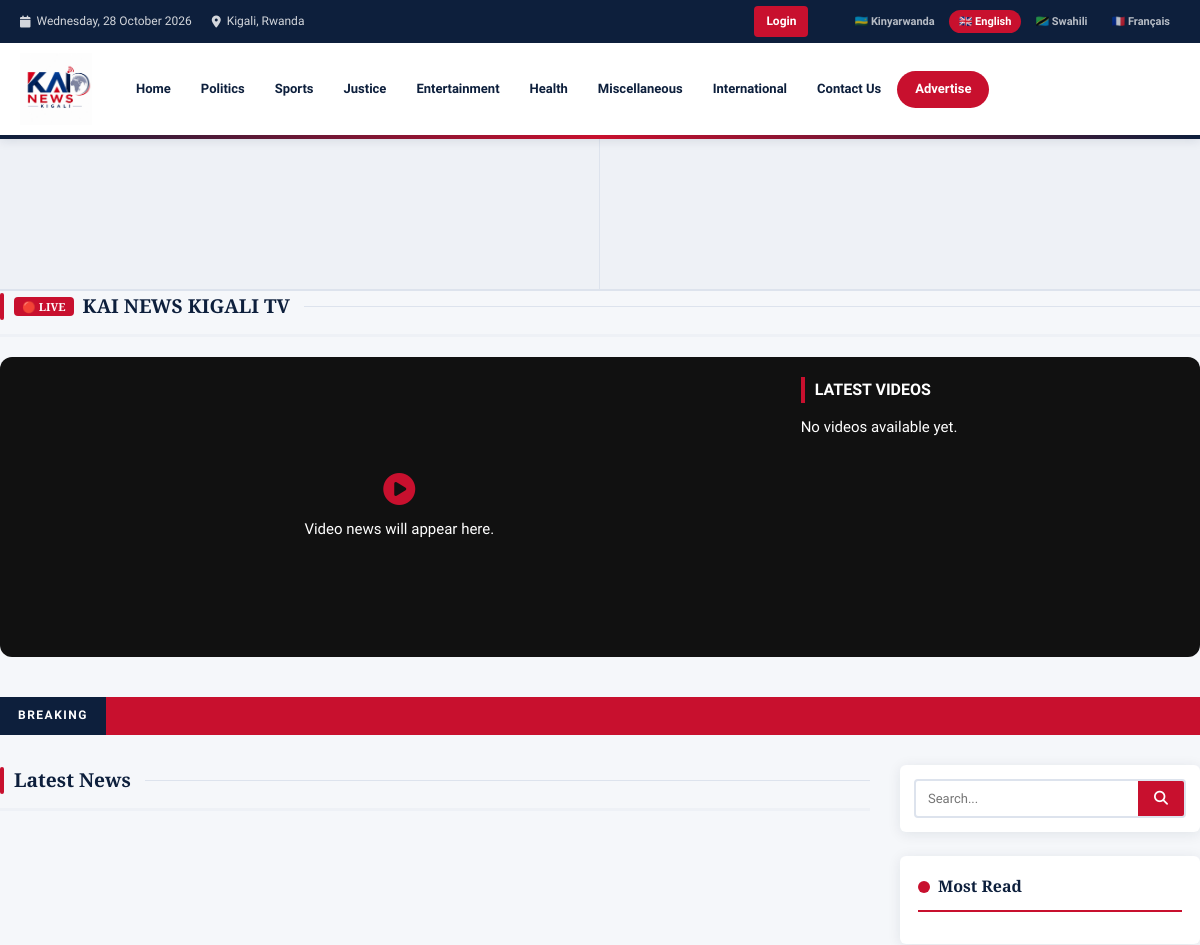
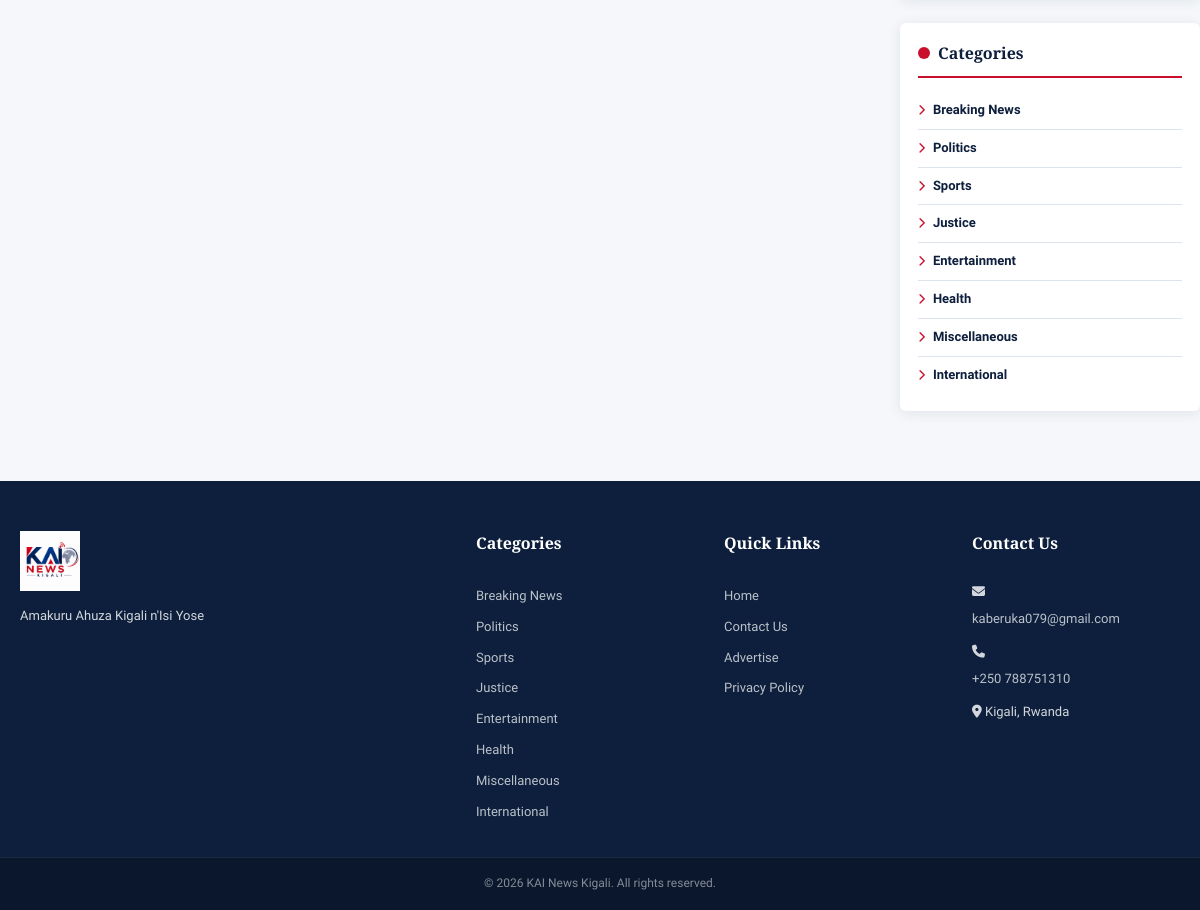
Screenshot of /?lang=en with the database file from the repository (2 pictures, top to bottom).
### tables this page shows
CREATE TABLE `categories` (
  `id` INT AUTO_INCREMENT PRIMARY KEY,
  `slug` VARCHAR(100) NOT NULL UNIQUE,
  `name_rw` VARCHAR(200) NOT NULL,
  `name_en` VARCHAR(200) NOT NULL,
  `name_sw` VARCHAR(200) NOT NULL,
  `name_fr` VARCHAR(200) NOT NULL,
  `sort_order` INT DEFAULT 0
);

CREATE TABLE `advertisements` (
  `id` INT AUTO_INCREMENT PRIMARY KEY,
  `title` VARCHAR(300) NOT NULL,
  `image` VARCHAR(500) NOT NULL,
  `video` VARCHAR(500) DEFAULT NULL,
  `link_url` VARCHAR(500),
  `position` ENUM('banner_top','banner_top_photo_1','banner_top_photo_2','banner_top_photo_3','banner_top_photo_4','banner_mid','sidebar','footer','popup') DEFAULT 'banner_top',
  `is_active` TINYINT(1) DEFAULT 1,
  `is_animated` TINYINT(1) DEFAULT 0,
  `animation_type` ENUM('slide','fade','bounce','pulse','zoom','flip') DEFAULT 'fade',
  `start_date` DATE,
  `end_date` DATE,
  `clicks` INT DEFAULT 0,
  `created_at` TIMESTAMP DEFAULT CURRENT_TIMESTAMP
);

### includes/config.php (called while the page is built, shortened)
<?php
function db() {
    static $conn = null;
    if ($conn === null) {
        $conn = new mysqli(DB_HOST, DB_USER, DB_PASS, DB_NAME);
        $conn->set_charset('utf8mb4');
    }
    return $conn;
}
function e($s) { return htmlspecialchars($s ?? '', ENT_QUOTES, 'UTF-8'); }
function getSetting($key) {
    $db = db();
    $stmt = $db->prepare("SELECT value FROM settings WHERE key_name=?");
    $stmt->bind_param("s", $key);
    $stmt->execute();
    $result = $stmt->get_result()->fetch_assoc();
    return $result ? $result['value'] : '';
}
function getCategories() {
    return db()->query("SELECT * FROM categories ORDER BY sort_order")->fetch_all(MYSQLI_ASSOC);
}
function getLang() {
    $lang = $_GET['lang'] ?? $_SESSION['lang'] ?? 'rw';
    return in_array($lang, ['rw','en','sw','fr']) ? $lang : 'rw';
}
$LANG = getLang();
$LABELS = [
    'rw' => [
        'home' => 'Ahabanza', 'latest' => 'Amakuru Mashya', 'read_more' => 'Soma Byinshi',
        'search' => 'Shakisha', 'share' => 'Sangira', 'advertise' => 'Kwamamaza',
        'contact' => 'Twandikire', 'views' => 'Ibyasomwe', 'by' => 'Na', 'written_by' => 'Byanditswe na',
        'related' => 'Amakuru Afitanye Isano', 'gallery' => 'Amafoto',
        'breaking' => 'IBYIHUTIRWA',
    ],
    'en' => [
        'home' => 'Home', 'latest' => 'Latest News', 'read_more' => 'Read More',
        'search' => 'Search', 'share' => 'Share', 'advertise' => 'Advertise',
        'contact' => 'Contact Us', 'views' => 'Views', 'by' => 'By', 'written_by' => 'Written by',
        'related' => 'Related News', 'gallery' => 'Photo Gallery',
        'breaking' => 'BREAKING',
    ],
    'sw' => [
        'home' => 'Nyumbani', 'latest' => 'Habari za Hivi Karibuni', 'read_more' => 'Soma Zaidi',
        'search' => 'Tafuta', 'share' => 'Shiriki', 'advertise' => 'Tangaza',
        'contact' => 'Wasiliana Nasi', 'views' => 'Maoni', 'by' => 'Na', 'written_by' => 'Kaliandikwa na',
        'related' => 'Habari Zinazohusiana', 'gallery' => 'Picha',
        'breaking' => 'HABARI ZA HARAKA',
    ],
    'fr' => [
        'home' => 'Accueil', 'latest' => 'Dernières nouvelles', 'read_more' => 'Lire la suite',
        'search' => 'Rechercher', 'share' => 'Partager', 'advertise' => 'Publicité',
        'contact' => 'Contactez-nous', 'views' => 'Vues', 'by' => 'Par', 'written_by' => 'Écrit par',
        'related' => 'Actualités connexes', 'gallery' => 'Galerie',
        'breaking' => 'ALERTE',
    ],
];
function L($key) {
    global $LABELS, $LANG;
    return $LABELS[$LANG][$key] ?? $LABELS['rw'][$key] ?? $key;
}
?>

### index.php (the view, shortened to what this page needs)
<?php
require_once 'includes/config.php';
function getActiveAdCondition(): string {
    return "is_active=1 AND (start_date IS NULL OR start_date <= CURDATE()) AND (end_date IS NULL OR end_date >= CURDATE())";
}
$topPhotoPositions = ['banner_top_photo_1','banner_top_photo_2'];
$ads_top_photos = db()->query("SELECT * FROM advertisements WHERE position IN ('" . implode("','", $topPhotoPositions) . "') AND " . getActiveAdCondition() . " AND image<>'' ORDER BY created_at DESC")->fetch_all(MYSQLI_ASSOC);
$ads_top_photo_slots = array_column($ads_top_photos, null, 'position');
$homepage_video_links = getSetting('homepage_video_links');
function parseHomepageVideoLinks($raw) {
    $list = [];
    foreach (preg_split('/[\r\n]+/', trim($raw)) as $line) {
        $line = trim($line);
        if ($line === '') continue;
        $urlParts = parse_url($url);
        $host = strtolower($urlParts['host'] ?? '');
        $youtubeHosts = ['youtube.com', 'www.youtube.com', 'm.youtube.com', 'youtube-nocookie.com', 'www.youtube-nocookie.com', 'youtu.be', 'www.youtu.be'];
        $youtubeId = in_array($host, $youtubeHosts, true) ? getYouTubeVideoId($url) : false;
        $extension = strtolower(pathinfo($urlParts['path'] ?? '', PATHINFO_EXTENSION));
        $embedUrl = '';
        $embedType = '';
        $type = $youtubeId
            ? 'youtube'
            : ($embedUrl !== ''
                ? 'embed'
                : (in_array($extension, ['mp4', 'webm', 'ogg', 'mov'], true) ? 'file' : 'embed'));
        $autoTitle = $title === '';
        $list[] = [
            'title' => $title ?: (($type === 'youtube' ? 'YouTube video ' : ($type === 'embed' ? ucfirst($embedType) . ' video ' : 'Video ')) . (count($list) + 1)),
            'auto_title' => $autoTitle,
            'url' => $url,
            'type' => $type,
            'youtube_id' => $youtubeId ?: '',
            'embed_sandbox' => $embedType === 'external',
            'embed_url' => $youtubeId
                ? 'https://www.youtube-nocookie.com/embed/' . $youtubeId . '?rel=0&controls=0&disablekb=1&fs=0&autoplay=1&mute=1&playsinline=1&enablejsapi=1'
                : $embedUrl,
            'mime_type' => $type === 'file' ? [
                'mp4' => 'video/mp4',
                'webm' => 'video/webm',
                'ogg' => 'video/ogg',
                'mov' => 'video/quicktime',
            ][$extension] : '',
            'thumbnail' => $youtubeId ? getYouTubeThumbnailUrl($url) : ''
        ];
    }
    return $list;
}
$homepage_video_items = parseHomepageVideoLinks($homepage_video_links);
$homepage_video_active_index = null;
$categories = getCategories();
?>
<!DOCTYPE html>
<html lang="<?= $LANG ?>" dir="ltr">
<head>
<link rel="stylesheet" href="assets/css/style.css">
<link rel="stylesheet" href="https://cdnjs.cloudflare.com/ajax/libs/font-awesome/6.5.0/css/all.min.css">
</head>
<body class="home">
<?php include 'includes/header.php'; ?>
<?php if (!empty($ads_top_photo_slots) || isset($_SESSION['admin_id'])): ?>
<div class="ad-banner ad-top ad-top-photos">
  <div class="ad-top-photos-inner">
    <?php foreach ($topPhotoPositions as $position): ?>
      <?php $photoAd = $ads_top_photo_slots[$position] ?? null; ?>
      <div class="ad-photo-panel">
        <?php if ($photoAd): ?>
          <?php
            $p_attrs = '';
            $p_classes = 'ad-banner-link';
          ?>
          <a href="<?= e($photoAd['link_url']) ?>" class="<?= $p_classes ?>"<?= $p_attrs ?> target="_blank" onclick="adClick(<?= $photoAd['id'] ?>)" style="background-image:url('<?= UPLOAD_URL . e($photoAd['image']) ?>');"></a>
        <?php else: ?>
          <a href="admin/ads.php?position=<?= urlencode($position) ?>&lang=<?= $LANG ?>" class="ad-placeholder ad-placeholder-link" style="display:flex;align-items:center;justify-content:center;color:#fff;background:#111;text-decoration:none;">Add Ad</a>
        <?php endif; ?>
      </div>
    <?php endforeach; ?>
  </div>
</div>
<?php endif; ?>
<section class="section kai-tv-section" aria-labelledby="kaiTvTitle">
  <div class="section-header">
    <h2 id="kaiTvTitle"><span class="kai-tv-live-badge" aria-label="Live">🔴 LIVE</span> KAI NEWS KIGALI TV</h2>
    <div class="section-line"></div>
  </div>
  <div class="kai-tv-grid">
    <div class="kai-tv-featured">
      <?php if ($homepage_video_active_index !== null): ?>
      <div class="kai-tv-player" id="kaiTvPlayer" aria-live="polite">
        <div class="kai-tv-media-host" id="kaiTvMediaHost"><div id="kaiTvMedia"></div></div>
        <button type="button" class="kai-tv-mute" id="kaiTvMute" aria-label="Unmute video" aria-pressed="false">
          <i class="fa fa-volume-xmark" aria-hidden="true"></i>
          <span>Unmute</span>
        </button>
        <div class="kai-tv-playback-notice" id="kaiTvPlaybackNotice" hidden>
          <span id="kaiTvPlaybackMessage"></span>
          <button type="button" id="kaiTvStart">Start video</button>
        </div>
      </div>
      <h3 class="kai-tv-current-title" id="kaiTvCurrentTitle"><?= e($homepage_video_items[$homepage_video_active_index]['title']) ?></h3>
      <?php else: ?>
      <div class="kai-tv-empty">
        <i class="fa fa-circle-play" aria-hidden="true"></i>
        <p><?= $LANG==='rw' ? 'Amakuru ya videwo azagaragara hano.' : ($LANG==='fr' ? 'Les vidéos d’actualité apparaîtront ici.' : ($LANG==='sw' ? 'Habari za video zitaonekana hapa.' : 'Video news will appear here.')) ?></p>
      </div>
      <?php endif; ?>
    </div>
    <div class="kai-tv-playlist">
      <h3><?= $LANG==='rw' ? 'IBIKURIKIRA KURI KAI NEWS KIGALI TV' : ($LANG==='fr' ? 'Vidéos d’actualité' : ($LANG==='sw' ? 'Habari za video' : 'Latest videos')) ?></h3>
      <div class="kai-tv-playlist-items">
        <?php if (empty($homepage_video_items)): ?>
        <p class="kai-tv-empty-list"><?= $LANG==='rw' ? 'Nta videwo zihari.' : ($LANG==='fr' ? 'Aucune vidéo pour le moment.' : ($LANG==='sw' ? 'Hakuna video kwa sasa.' : 'No videos available yet.')) ?></p>
        <?php endif; ?>
      </div>
    </div>
  </div>
</section>
<div class="breaking-bar">
  <span class="breaking-label"><?= L('breaking') ?></span>
</div>
<div class="container main-layout">
  <div class="content-area">
    <section class="section">
      <div class="section-header">
        <h2><?= L('latest') ?></h2>
        <div class="section-line"></div>
      </div>
    </section>
  </div>
  <aside class="sidebar">
    <div class="widget search-widget">
      <form action="search.php" method="GET">
        <div class="search-box">
          <input type="text" name="q" placeholder="<?= L('search') ?>...">
          <button type="submit"><i class="fa fa-search"></i></button>
        </div>
      </form>
    </div>
    <div class="widget">
      <div class="widget-title"><?= $LANG==='rw'?'Byasomwe Cyane':($LANG==='en'?'Most Read':($LANG==='sw'?'Zilizosomwa Zaidi':'Les plus lues')) ?></div>
    </div>
    <div class="widget">
      <div class="widget-title"><?= $LANG==='rw'?'Ushobora kunyura hano':($LANG==='en'?'Categories':'Catégories') ?></div>
      <?php foreach ($categories as $cat): ?>
      <a href="category.php?slug=<?= urlencode($cat['slug']) ?>&lang=<?= $LANG ?>" class="cat-link">
        <i class="fa fa-chevron-right"></i> <?= e($cat['name_'.$LANG]) ?>
      </a>
      <?php endforeach; ?>
    </div>
  </aside>
</div>
<?php include 'includes/footer.php'; ?>
</body>
</html>

### includes/header.php (shortened to what this page needs)
<?php
$categories = getCategories();
$current_url = (isset($_SERVER['HTTPS']) ? 'https' : 'http') . '://' . $_SERVER['HTTP_HOST'] . $_SERVER['REQUEST_URI'];
?>
<header class="site-header">
  <div class="top-bar">
    <div class="container top-bar-inner">
      <div class="top-bar-left">
        <span><i class="fa fa-calendar"></i> <?= date('l, d F Y') ?></span>
        <span><i class="fa fa-map-marker-alt"></i> Kigali, Rwanda</span>
      </div>
      <div class="top-bar-right">
        <div class="header-actions">
          <?php if (isset($_SESSION['admin_id'])): ?>
            <a href="admin/dashboard.php" class="btn btn-primary">Dashboard</a>
            <a href="admin/logout.php" class="btn btn-outline">Logout</a>
          <?php else: ?>
            <a href="admin/login.php" class="btn btn-primary">Login</a>
          <?php endif; ?>
        </div>
        <div class="lang-switcher">
          <?php
          $langs = ['rw'=>'🇷🇼 Kinyarwanda','en'=>'🇬🇧 English','sw'=>'🇹🇿 Swahili','fr'=>'🇫🇷 Français'];
          foreach ($langs as $code => $label):
            $active = ($LANG === $code) ? 'active' : '';
            $url    = strtok($current_url, '?');
            $params = $_GET;
            $params['lang'] = $code;
            $query  = http_build_query($params);
          ?>
          <a href="<?= $url ?>?<?= $query ?>" class="lang-btn <?= $active ?>"><?= $label ?></a>
          <?php endforeach; ?>
        </div>
      </div>
    </div>
  </div>
  <div class="header-main">
    <div class="container header-inner" style="position:relative;">
      <a href="index.php?lang=<?= $LANG ?>" class="site-logo">
        <img src="assets/images/logo.png" alt="KAI News Kigali">
      </a>
      <nav class="main-nav" id="mainNav">
        <a href="index.php?lang=<?= $LANG ?>" class="nav-link"><?= L('home') ?></a>
        <?php foreach ($categories as $category): ?>
          <?php if ($category['slug'] === 'ahabanza') continue; ?>
        <a href="category.php?slug=<?= urlencode($category['slug']) ?>&lang=<?= $LANG ?>" class="nav-link">
          <?= e($category['name_'.$LANG]) ?>
        </a>
        <?php endforeach; ?>
        <a href="contact.php?lang=<?= $LANG ?>" class="nav-link"><?= L('contact') ?></a>
        <a href="advertise.php?lang=<?= $LANG ?>" class="nav-link nav-advertise"><?= L('advertise') ?></a>
      </nav>
    </div>
  </div>
  <div class="brand-accent-bar"></div>
</header>

### includes/footer.php (shortened to what this page needs)
<footer class="site-footer">
  <div class="footer-top">
    <div class="container footer-grid">
      <div class="footer-col">
        <img src="assets/images/logo.png" alt="KAI News Kigali" class="footer-logo">
        <p><?= e(getSetting('site_tagline') ?: 'Amakuru Ahuza Kigali n\'Isi Yose') ?></p>
      </div>
      <div class="footer-col">
        <h4><?= $LANG==='en'?'Categories':($LANG==='fr'?'Catégories':($LANG==='sw'?'Makundi':'Ushobora kunyura hano')) ?></h4>
        <?php foreach (getCategories() as $category): ?>
        <a href="category.php?slug=<?= urlencode($category['slug']) ?>&lang=<?= $LANG ?>"><?= e($category['name_'.$LANG]) ?></a>
        <?php endforeach; ?>
      </div>
      <div class="footer-col">
        <h4><?= $LANG==='en'?'Quick Links':($LANG==='fr'?'Liens rapides':($LANG==='sw'?'Viungo vya Haraka':'Quick Links')) ?></h4>
        <a href="index.php?lang=<?= $LANG ?>"><?= L('home') ?></a>
        <a href="contact.php?lang=<?= $LANG ?>"><?= L('contact') ?></a>
        <a href="advertise.php?lang=<?= $LANG ?>"><?= L('advertise') ?></a>
        <a href="privacy.php?lang=<?= $LANG ?>"><?= $LANG==='en'?'Privacy Policy':($LANG==='fr'?'Politique de confidentialité':'Privacy') ?></a>
      </div>
      <div class="footer-col">
        <?php $siteEmail = getSetting('site_email') ?: 'kaberuka079@gmail.com'; ?>
         <?php $sitePhone = getSetting('site_phone') ?: '+250 788751310'; ?>
        <?php $siteAddress = getSetting('site_address') ?: 'Kigali, Rwanda'; ?>
        <h4><?= $LANG==='en'?'Contact Us':($LANG==='fr'?'Contactez-nous':'Twandikire') ?></h4>
        <p><i class="fa fa-envelope"></i> <a href="mailto:<?= e($siteEmail) ?>"><?= e($siteEmail) ?></a></p>
        <p><i class="fa fa-phone"></i> <a href="tel:<?= e($sitePhone) ?>"><?= e($sitePhone) ?></a></p>
        <p><i class="fa fa-map-marker-alt"></i> <?= e($siteAddress) ?></p>
      </div>
    </div>
  </div>
  <div class="footer-bottom">
    <div class="container">
      <p>&copy; <?= date('Y') ?> KAI News Kigali. <?= $LANG==='en'?'All rights reserved.':($LANG==='fr'?'Tous droits réservés.':($LANG==='sw'?'Haki zote zimehifadhiwa.':'All rights reserved.')) ?></p>
    </div>
  </div>
</footer>

### rows the page displays
categories: name_en "Politics"
categories: name_en "Sports"
categories: name_en "Justice"
categories: name_en "Entertainment"
categories: name_en "Health"
categories: name_en "Miscellaneous"
categories: name_en "International"
categories: name_en "Breaking News"

### other values shown
$label "🇷🇼 Kinyarwanda"
$label "🇬🇧 English"
$label "🇹🇿 Swahili"
$label "🇫🇷 Français"
L('home') "Home"
L('contact') "Contact Us"
L('advertise') "Advertise"
L('breaking') "BREAKING"
L('latest') "Latest News"
getSetting('site_tagline') ?: 'Amakuru Ahuza Kigali n\'Isi Yose' "Amakuru Ahuza Kigali n'Isi Yose"
$siteEmail "kaberuka079@gmail.com"
$sitePhone "+250 788751310"
$siteAddress "Kigali, Rwanda"
